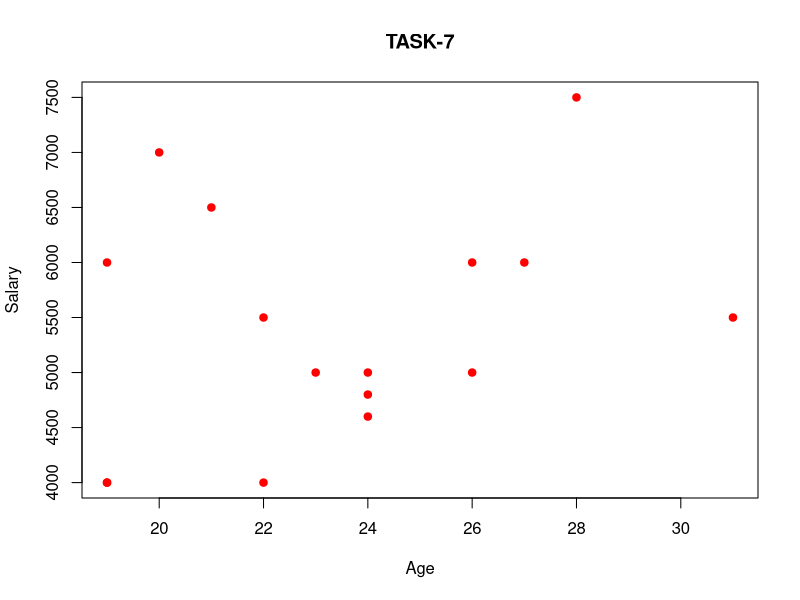
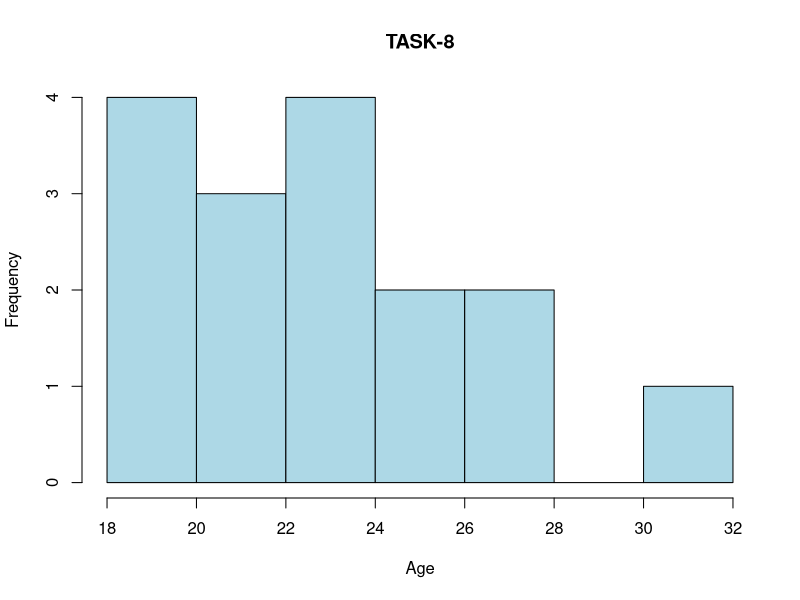
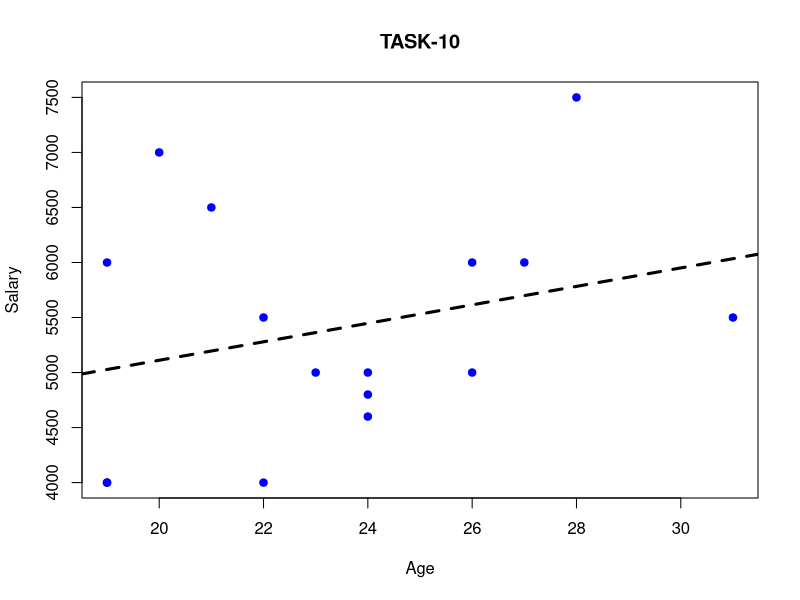

These figures' R source, in order:
# TASK-1
emplData<-data.frame( 
  name = c("Amar","Brijesh","Balveer","Charan","Daksh","Dev","Ekansh","Farhan","Gautam","Girish","Harsh","Jagdish","Karan","Madhav","Ojas"), 
  age = c(23, 31, 19, 22, 24, 26, 28, 19, 24, 26, 19, 20, 22, 24, 27),
  height = c(160, 175, 156, 164, 168, 154, 159, 162, 169, 166, 158, 159, 148, 170, 157),
  weight = c(60, 76, 77, 72, 89, 68, 81, 72, 75, 69, 71, 85, 80, 78, 62),
  stringsAsFactors = FALSE)

print(emplData)

# TASK-2
print(emplData[6,"age"])

# TASK-3
print(emplData$age)

# TASK-4
y<- c(5000, 5500, 4000, 5500, 4800, 6000, 7500, 4000, 4600, 5000, 6000, 7000, 4000, 5000, 6000)
emplData<-cbind(emplData, salary = y) 
print(emplData)

# TASK-5
x<-list("Sachin", 21, 152, 64, 6500) 
emplData<-rbind(emplData, x)
print(emplData)

# TASK-6
a<- as.vector(emplData$salary)
print(quantile(a))

# TASK-7
b<- as.vector(emplData$age)
plot(b, a, main="TASK-7", xlab="Age", ylab="Salary", pch=19, col="red")

# TASK-8
hist(b, main = "TASK-8", col = "lightblue", xlab = "Age")

# TASK-9
model<- lm(a~b,data = emplData)
summary(model)

# TASK-10
plot(b,a, main="TASK-10", xlab="Age", ylab="Salary", pch=19, col="blue")
abline(model, col="black", lty="dashed", lwd=3)